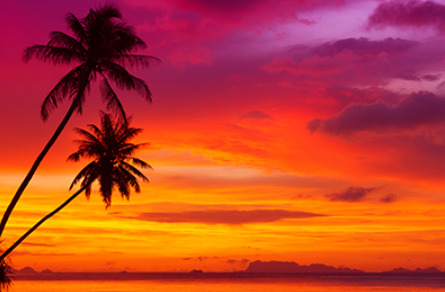
#> input picture photo.jpg, 445 x 292 px
$ python stage6_least_squares.py photo.jpg
#> lines starting #> are read from the running program, lines starting #| are printed output that depends on the picture
import numpy as np
import matplotlib.pyplot as plt
import sys

# --------------------------------------------------
# STAGE 6: LEAST SQUARES
# Recover a filter matrix from before-and-after pixels
# --------------------------------------------------

def stage6(img=None, true_matrix=None, show=True):
    # The actual Sepia filter matrix (unless the pipeline passes the team matrix)
#> called with show = True
    if true_matrix is None:
        true_matrix = np.array([
            [0.393, 0.769, 0.189],
            [0.349, 0.686, 0.168],
            [0.272, 0.534, 0.131]
        ])

    # Use the image from the pipeline if given, else load one if a path is provided
    if img is not None:
        pass
    elif len(sys.argv) > 1:
        from PIL import Image

        img = Image.open(sys.argv[1]).convert("RGB")
#> img is the input picture: PIL image 445x292 RGB; mean R, G, B 192, 65.8, 44.2
        img = img.resize((100, 100))
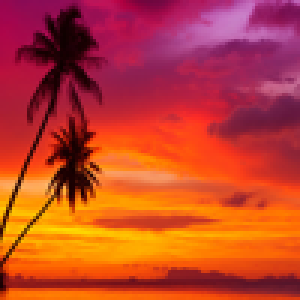
#> img: PIL image 100x100 RGB (shown 3 times larger); mean R, G, B 191.9, 65.8, 44.2

        img = np.asarray(img, dtype=float) / 255.0
#> img: shape (100, 100, 3) float64
    else:
        # Create a reproducible sample image
        rng = np.random.default_rng(0)
        img = rng.uniform(0.1, 0.7, (100, 100, 3))

    # Convert the image into a matrix of RGB pixels
    X = img.reshape(-1, 3)

    # Apply the true filter without clipping
    # so the original matrix can be recovered accurately
    Y = X @ true_matrix.T

    # Estimate the filter matrix using least squares
    estimated_transpose, residuals, rank, singular_values = (
        np.linalg.lstsq(X, Y, rcond=None)
    )
#> estimated_transpose = [[0.393, 0.349, 0.272], [0.769, 0.686, 0.534], [0.189, 0.168, 0.131]]; residuals = [1.37e-28, 8.9e-28, 1.12e-28]; rank = 3; singular_values = [85.5, 19.31, 10.86]

    estimated_matrix = estimated_transpose.T
#> estimated_matrix = [[0.393, 0.769, 0.189], [0.349, 0.686, 0.168], [0.272, 0.534, 0.131]]

    # Calculate the output predicted by the estimated matrix
    Y_estimated = X @ estimated_matrix.T

    # Calculate the total squared error
    error = np.sum((Y - Y_estimated) ** 2)
#> error = 2.24e-27

    # Display the matrices and results
    print("=" * 50)
    print("STAGE 6: LEAST SQUARES")
    print("=" * 50)

    print("\nTrue Sepia Matrix:")
    print(true_matrix)

    print("\nEstimated Filter Matrix:")
    print(np.round(estimated_matrix, 6))
#| [[0.393 0.769 0.189]
#|  [0.349 0.686 0.168]
#|  [0.272 0.534 0.131]]

    print("\nTotal Squared Error:")
    print(error)
#| 2.2389979337160853e-27

    print("\nRank of Original Pixel Matrix:")
    print(rank)
#| 3

    print("\nSanity Check:")
    print("Estimated matrix is close to the true matrix:",
          np.allclose(true_matrix, estimated_matrix, atol=1e-8))
#| Estimated matrix is close to the true matrix: True

    # Convert filtered pixels back into images
    filtered_img = np.clip(Y, 0, 1).reshape(img.shape)
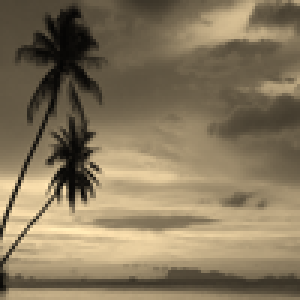
#> filtered_img: shape (100, 100, 3) float64 (shown 3 times larger); mean R, G, B 0.527, 0.469, 0.365
    estimated_img = np.clip(Y_estimated, 0, 1).reshape(img.shape)

    # Display the original and filtered images
    fig, axes = plt.subplots(1, 3, figsize=(12, 4))

    axes[0].imshow(img)
    axes[0].set_title("Stage 6: Original Photo")

    axes[1].imshow(filtered_img)
    axes[1].set_title("Stage 6: Sepia Photo")

    axes[2].imshow(estimated_img)
    axes[2].set_title("Stage 6: Estimated Filter")

    for ax in axes:
        ax.axis("off")

    plt.tight_layout()
    if show:
        plt.show()
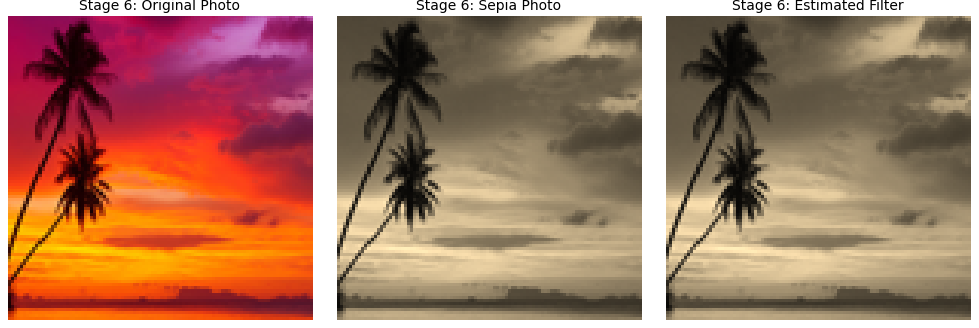
#> figure drawn by matplotlib, 3 panels


def run(X, S, shape):
    """Pipeline hook: recover the team sepia matrix S from the before/after pixels."""
    stage6(img=X.reshape(shape), true_matrix=S, show=False)


if __name__ == "__main__":
    stage6()
